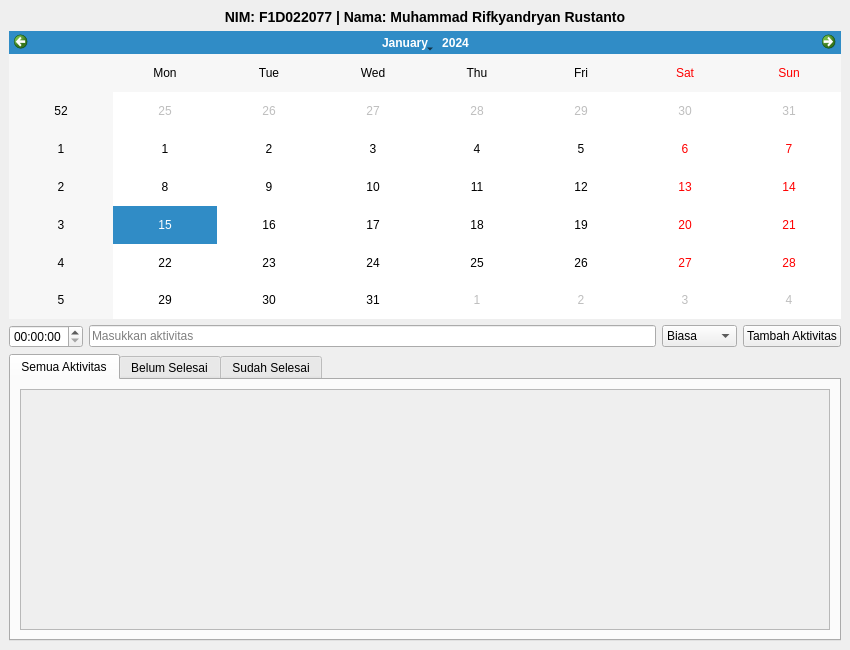
<?xml version="1.0" encoding="UTF-8"?>
<ui version="4.0">
 <class>ToDoListApp</class>
 <widget class="QMainWindow" name="ToDoListApp">
  <property name="geometry">
   <rect>
    <x>0</x>
    <y>0</y>
    <width>850</width>
    <height>650</height>
   </rect>
  </property>
  <property name="windowTitle">
   <string>To Do List</string>
  </property>
  <widget class="QWidget" name="centralwidget">
   <layout class="QVBoxLayout" name="verticalLayout">
    <item>
     <widget class="QLabel" name="label_nama">
      <property name="text">
       <string>NIM: F1D022077 | Nama: Muhammad Rifkyandryan Rustanto</string>
      </property>
      <property name="alignment">
       <set>Qt::AlignCenter</set>
      </property>
      <property name="styleSheet">
       <string>font-weight: bold; font-size: 14px;</string>
      </property>
     </widget>
    </item>
    <item>
     <widget class="QCalendarWidget" name="calendar"/>
    </item>
    <item>
     <layout class="QHBoxLayout" name="inputLayout">
      <item>
       <widget class="QTimeEdit" name="time_edit"/>
      </item>
      <item>
       <widget class="QLineEdit" name="task_input">
        <property name="placeholderText">
         <string>Masukkan aktivitas</string>
        </property>
       </widget>
      </item>
      <item>
       <widget class="QComboBox" name="priority_combo">
        <item>
         <property name="text">
          <string>Biasa</string>
         </property>
        </item>
        <item>
         <property name="text">
          <string>Prioritas</string>
         </property>
        </item>
       </widget>
      </item>
      <item>
       <widget class="QPushButton" name="add_task_btn">
        <property name="text">
         <string>Tambah Aktivitas</string>
        </property>
       </widget>
      </item>
     </layout>
    </item>
    <item>
     <widget class="QTabWidget" name="tabWidget">
      <property name="currentIndex">
       <number>0</number>
      </property>
      <widget class="QWidget" name="tabSemuaAktivitas">
       <attribute name="title">
        <string>Semua Aktivitas</string>
       </attribute>
       <layout class="QVBoxLayout" name="layoutSemuaAktivitas">
        <item>
         <widget class="QScrollArea" name="scrollAreaSemua">
          <property name="widgetResizable">
           <bool>true</bool>
          </property>
          <widget class="QWidget" name="scrollWidgetSemua">
           <layout class="QVBoxLayout" name="scrollLayoutSemua"/>
          </widget>
         </widget>
        </item>
       </layout>
      </widget>
      <widget class="QWidget" name="tabBelumSelesai">
       <attribute name="title">
        <string>Belum Selesai</string>
       </attribute>
       <layout class="QVBoxLayout" name="layoutBelumSelesai">
        <item>
         <widget class="QScrollArea" name="scrollAreaBelum">
          <property name="widgetResizable">
           <bool>true</bool>
          </property>
          <widget class="QWidget" name="scrollWidgetBelum">
           <layout class="QVBoxLayout" name="scrollLayoutBelum"/>
          </widget>
         </widget>
        </item>
       </layout>
      </widget>
      <widget class="QWidget" name="tabSudahSelesai">
       <attribute name="title">
        <string>Sudah Selesai</string>
       </attribute>
       <layout class="QVBoxLayout" name="layoutSudahSelesai">
        <item>
         <widget class="QScrollArea" name="scrollAreaSudah">
          <property name="widgetResizable">
           <bool>true</bool>
          </property>
          <widget class="QWidget" name="scrollWidgetSudah">
           <layout class="QVBoxLayout" name="scrollLayoutSudah"/>
          </widget>
         </widget>
        </item>
       </layout>
      </widget>
     </widget>
    </item>
   </layout>
  </widget>
 </widget>
 <resources/>
 <connections/>
</ui>
